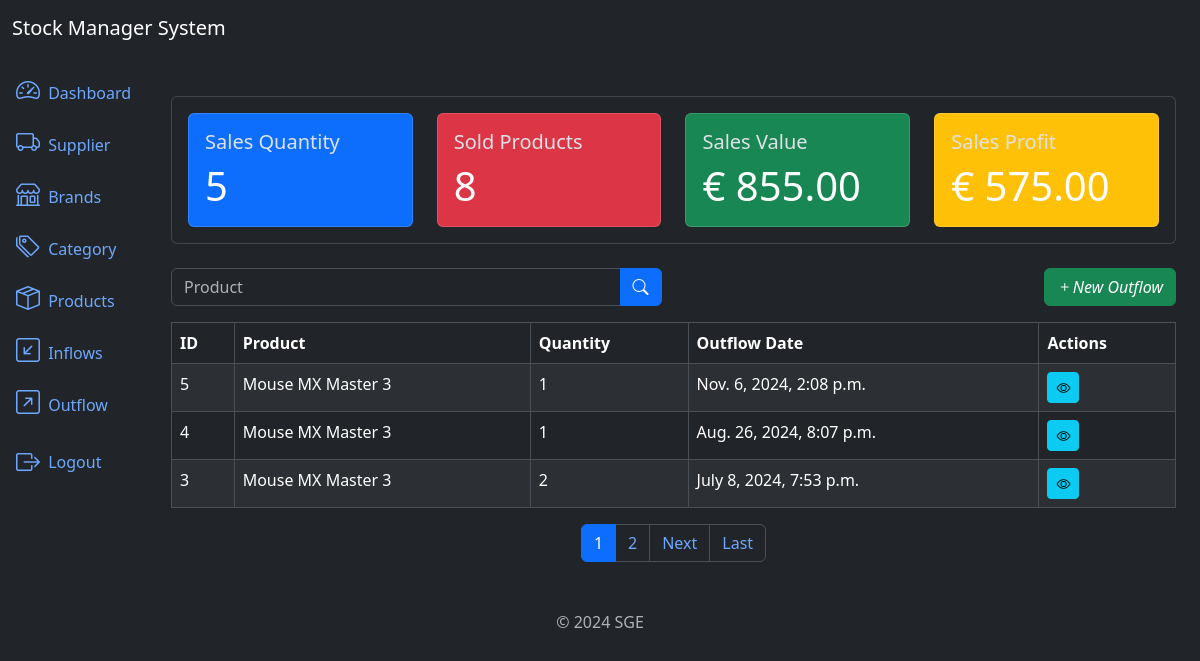
The page /outflow/list/ (signed in) on the database its author committed.
### outflows/models.py (models this page shows, shortened)
class Outflow(models.Model):
	product = models.ForeignKey(Product, on_delete=models.PROTECT, related_name='outflows')
	quantity = models.IntegerField()
	description = models.TextField(null=True, blank=True)
	created_at = models.DateTimeField(auto_now_add=True)
	updated_at = models.DateTimeField(auto_now=True)
	class Meta:
		ordering = ['-created_at']

### products/models.py (models this page shows)
class Product(models.Model):
	title = models.CharField(max_length=500)
	category = models.ForeignKey(Category, on_delete=models.PROTECT, related_name='products')
	brand = models.ForeignKey(Brand, on_delete=models.PROTECT, related_name='products')
	description = models.TextField(null=True, blank=True)
	serie_number = models.CharField(max_length=200, null=True, blank=True)
	cost_price = models.DecimalField(max_digits=20, decimal_places=2)
	selling_price = models.DecimalField(max_digits=20, decimal_places=2)
	quantity = models.IntegerField(default=0)
	created_at = models.DateTimeField(auto_now_add=True)
	updated_at = models.DateTimeField(auto_now=True)
	class Meta:
		ordering = ['title']
	def __str__(self):
		return self.title

### outflows/views.py (the view)
# urls.py: path('outflow/list/', views.OutflowListView.as_view(), name='outflow_list'),
class OutflowListView(LoginRequiredMixin, ListView):
	model = models.Outflow
	template_name = 'outflow_list.html'
	context_object_name = 'outflows'
	paginate_by = 3
	def get_queryset(self):
		queryset = super().get_queryset()
		product = self.request.GET.get('product')
		if product:
			queryset = queryset.filter(product__title__icontains=product)
		return queryset
	def get_context_data(self, **kwargs):
		context = super().get_context_data(**kwargs)
		context['sales_metrics'] = metrics.get_sales_metrics()
		return context

### sge/metrics.py (called while the page is built)
def get_sales_metrics():
    total_sales = Outflow.objects.count()
    total_products_sold = Outflow.objects.aggregate(total_products_sold=Sum('quantity'))['total_products_sold'] or 0
    total_sales_value = sum(outflow.quantity * outflow.product.selling_price for outflow in Outflow.objects.all())
    total_sales_cost = sum(outflow.quantity * outflow.product.cost_price for outflow in Outflow.objects.all())
    total_sales_profit = total_sales_value - total_sales_cost
    return dict(
        total_sales=number_format(total_sales, force_grouping=True),
        total_products_sold=total_products_sold,
        total_sales_value=number_format(total_sales_value, decimal_pos=2, force_grouping=True),
        total_sales_profit=number_format(total_sales_profit, decimal_pos=2, force_grouping=True),
    )

### outflows/templates/outflow_list.html (shortened to what this page needs)
{% extends 'base.html' %}
{% block content %}
    {% include 'components/_sales_metrics.html' %}
    <div class="row mb-3">
        <div class="col-md-6">
            <form method="get" action="{% url 'outflow_list' %}">
                <div class="input-group">
                    <input type="text" class="form-control" name="product" placeholder="Product"
                           value="{{ request.GET.product }}">
                    <button type="submit" class="btn btn-primary"><i class="bi bi-search"></i></button>
                </div>
            </form>
        </div>
        <div class="col mb-6">
            <a href="{% url 'outflow_create' %}" class="btn btn-success float-end">
                <i class="bi bi-plus">New Outflow</i>
            </a>
        </div>
    </div>
    <div class="table-responsive">
        <table class="table table-striped table-bordered">
            <thead class="thead-dark">
            <tr>
                <th>ID</th>
                <th>Product</th>
                <th>Quantity</th>
                <th>Outflow Date</th>
                <th>Actions</th>
            </tr>
            </thead>
            <tbody>
            {% for outflow in outflows %}
                <tr>
                    <td>{{ outflow.id }}</td>
                    <td>{{ outflow.product }}</td>
                    <td>{{ outflow.quantity }}</td>
                    <td>{{ outflow.created_at }}</td>
                    <td>
                        <a href="{% url 'outflow_detail' outflow.id %}" class="btn btn-info btn-sm"><i
                                class="bi bi-eye"></i></a>
                    </td>
                </tr>
            {% endfor %}
            </tbody>
        </table>
        {% include 'components/_pagination.html' %}
    </div>
{% endblock %}

### rows shown on the page
Outflow: id "5", product "Mouse MX Master 3", quantity "1", created_at "Nov. 6, 2024, 2:08 p.m."
Outflow: id "4", product "Mouse MX Master 3", quantity "1", created_at "Aug. 26, 2024, 8:07 p.m."
Outflow: id "3", product "Mouse MX Master 3", quantity "2", created_at "July 8, 2024, 7:53 p.m."

### other values the page prints
{{ sales_metrics.total_sales }} "5"
{{ sales_metrics.total_products_sold }} "8"
{{ sales_metrics.total_sales_value }} "855.00"
{{ sales_metrics.total_sales_profit }} "575.00"
{{ page_number }} "1"
{{ page_number }} "2"
